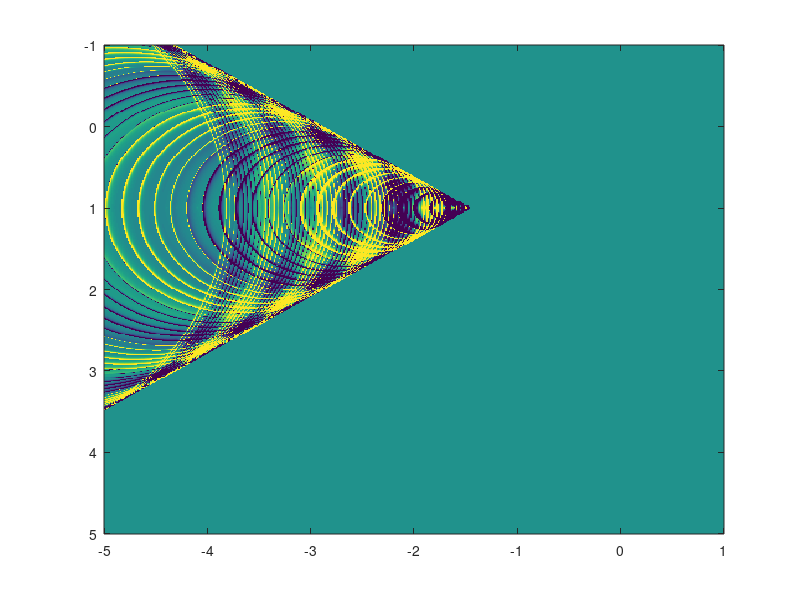

Reproduce this figure in MATLAB. (Note: this script raises an error after producing the figure.)
%%%%%%%%%%%%%%%%%%%%%%%%%%%%%%%%%%%%%%%%%%%%%%%%%%%%%%%%%%%%%%%%%%%%%%%%%%%
% This work is supplementary material for the book                        %
%                                                                         %
% Jens Ahrens, Analytic Methods of Sound Field Synthesis, Springer-Verlag %
% Berlin Heidelberg, 2012, https://doi.org/10.1007/978-3-642-25743-8      %
%                                                                         %
% It has been downloaded from http://soundfieldsynthesis.org and is       %
% licensed under a Creative Commons Attribution-NonCommercial-ShareAlike  %
% 3.0 Unported License. Please cite the book appropriately if you use     %
% these materials in your own work.                                       %
%                                                                         %
% (c) 2012 by Jens Ahrens                                                 %
%%%%%%%%%%%%%%%%%%%%%%%%%%%%%%%%%%%%%%%%%%%%%%%%%%%%%%%%%%%%%%%%%%%%%%%%%%%

clear all;

subfigure = 'a'; % for Fig. 5.48(a)
%subfigure = 'b'; % for Fig. 5.48(b)
%subfigure = 'c'; % for Fig. 5.48(c)
%subfigure = 'd'; % for Fig. 5.48(d)

v     = 600; 
f     = 500; 
t     = 0;
c     = 343; 
omega = 2*pi*f;
M     = v / c;
dx_0  = 0.1;
d_ref = 1;

% create spatial grid
X        = linspace( -5, 1, 500 );
Y        = linspace( -1, 5, 500 );
[ x, y ] = meshgrid( X, Y );
z        = 0;

% initialize s
s = zeros( size( x ) );

y_0 = 1;
z_0 = 0;

% loop over secondary sources (Eq. (5.69))
for x_0 = -7 : dx_0 : 0

    disp( [ 'Processing secondary source at x_0 = ' num2str( x_0, '%0.1f' ) ' m.' ] ); 
    
    r_0 = sqrt( ( x - x_0 ).^2 + ( y - y_0 ).^2 + ( z - z_0 ).^2 );
    
    % Eq. (5.58) and (5.69)
    Delta = sqrt( ( x_0 - v * ( t - r_0/c ) ).^2  + ( y_0.^2 + z_0.^2 ) .* ( 1 - M^2 ) );

    % Eq. (5.57) and (5.69)
    tau_1 = ( M .* ( x_0 - v * ( t - r_0/c ) ) + Delta ) / ( c * ( 1 - M^2 ) );

    % Eq. (5.57) and (5.69)
    tau_2 = ( M .* ( x_0 - v * ( t - r_0/c ) ) + Delta ) / ( c * ( 1 - M^2 ) );

    % Eq. (5.66) and (5.69)
    d = sqrt( 2*pi*d_ref / ( i * omega/c ) ) * 2 * y_0 ./ Delta .* ( ( 1 - M^2 ) ./ Delta + 1/c * i*omega ) .* exp( i .* omega .* ( t - r_0/c - tau_1 ) ) ./ Delta;
    
    % Eq. (5.71), (5.69), and (3.93)
    d = d + sqrt( 2*pi*d_ref / ( i * omega/c ) ) * 2 * y_0 ./ Delta .* ( ( 1 - M^2 ) ./ Delta - 1/c * i*omega ) .* exp( i .* omega .* ( t - r_0/c - tau_2 ) ) ./ Delta;
    
    % time instant when Mach cone passes secondary source             
    t_mach = 1/v * ( x_0 + y_0 * sqrt( M^2 - 1 ) );
    
    if ( subfigure == 'a' || subfigure == 'b' )
        t_fade_in = 0; % start of fade-in after Mach cone
    elseif ( subfigure == 'c' )
        t_fade_in = 0.0001; % start of fade-in after Mach cone
    elseif ( subfigure == 'd' )
        t_fade_in = 0.0002; % start of fade-in after Mach cone
    end
        
    if ( subfigure ~= 'a' )
        fade_dur = 0.0001; % duration of fade-in
        
        % fade-in
        d( ( t - r_0/c ) < t_mach + t_fade_in + fade_dur ) = d( ( t - r_0/c ) < t_mach + t_fade_in + fade_dur ) .* ...
                                        sin( ( t - r_0( ( t - r_0/c ) < t_mach + t_fade_in + fade_dur )/c - ( t_mach + t_fade_in ) ) / fade_dur * pi/2 ).^2;
    end
 
    % driving function is zero before Mach cone arrives
    d( ( t - r_0/c ) < t_mach + t_fade_in ) = 0;

    s = s + 1 / (4*pi) .* d ./ r_0;

end
    
figure;
imagesc( X, Y, real( s ), [ -20 20 ] );
turn_imagesc;
axis square;
colormap gray;

hold on;
% plot secondary sources
plot( ( -5 : dx_0 : 1 ), y_0, 'kx' )
hold off;

xlabel( 'x (m)' )
ylabel( 'y (m)' )

graph_defaults;
